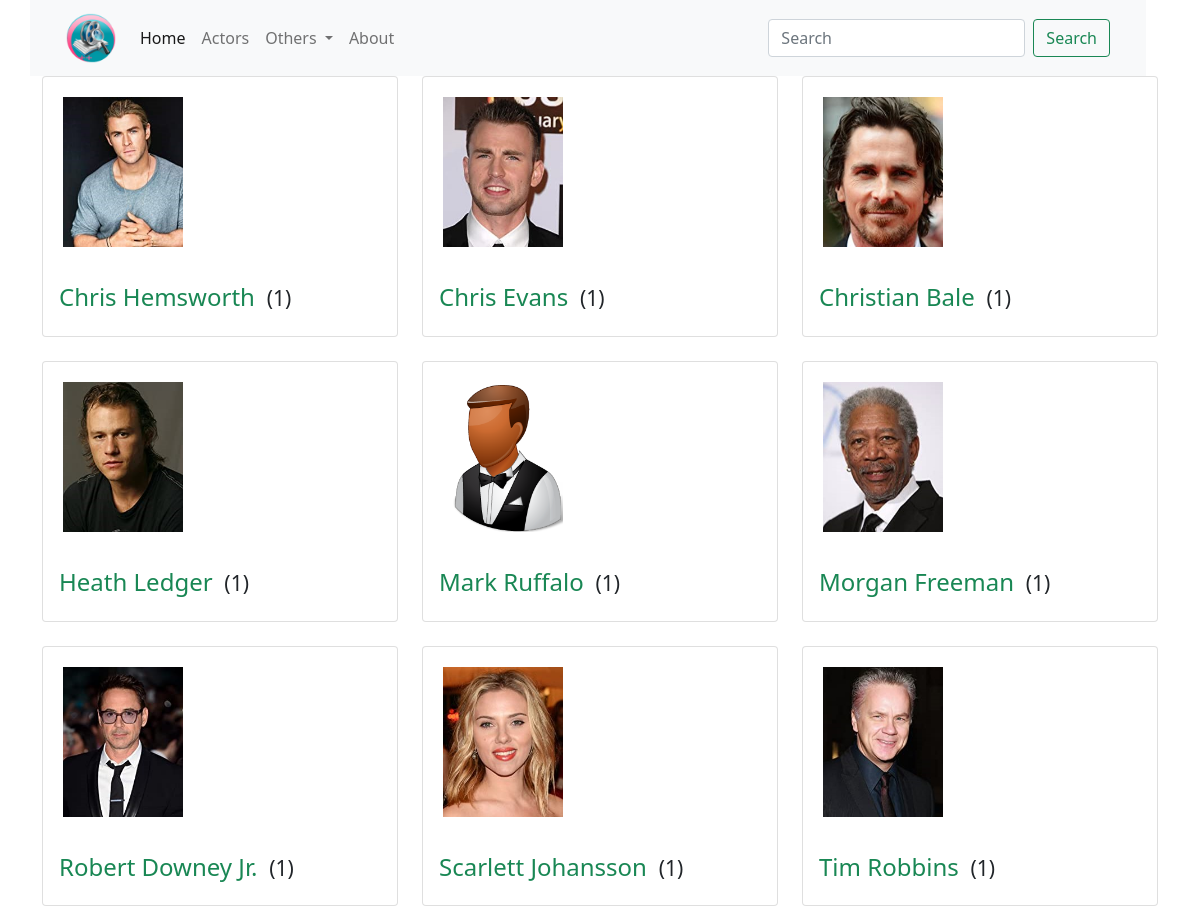
/actors.php, run on an earlier commit of the app's database.
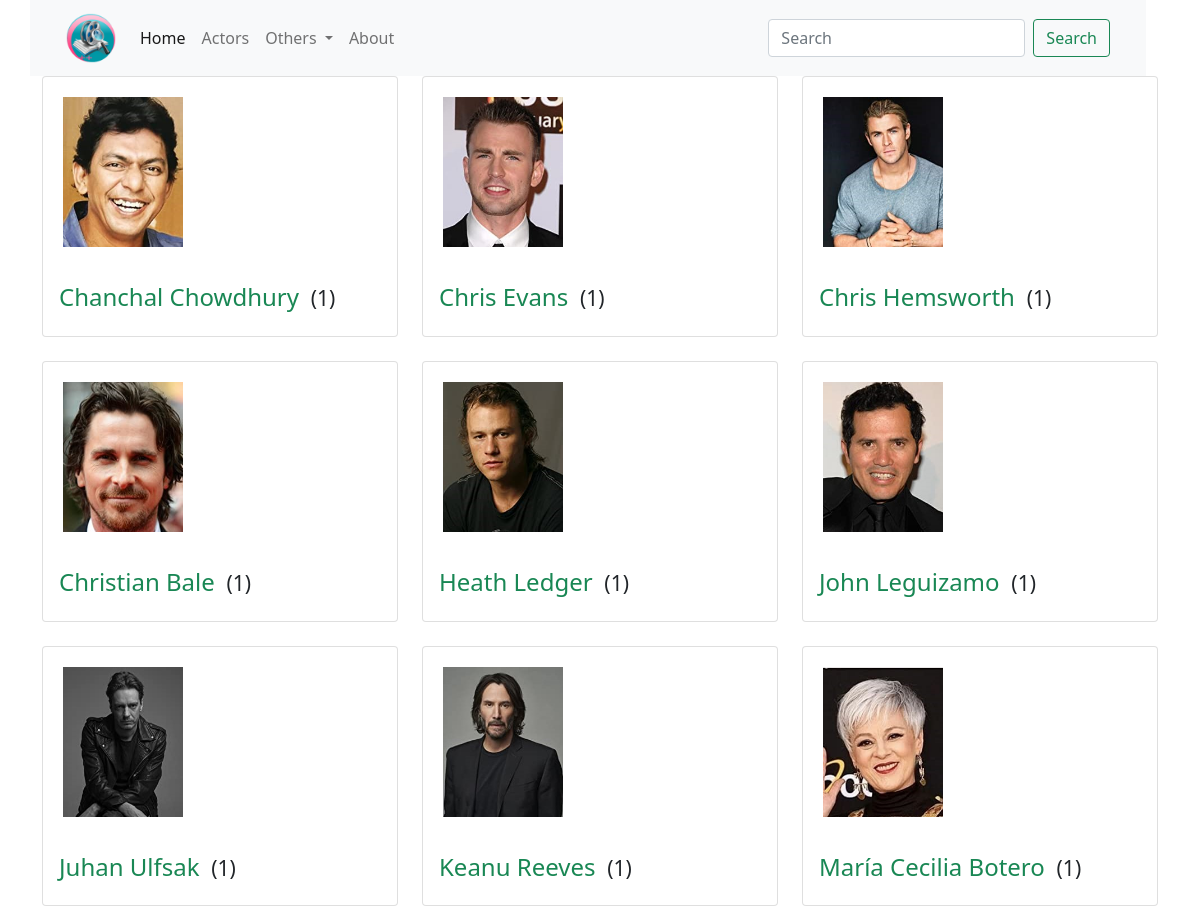
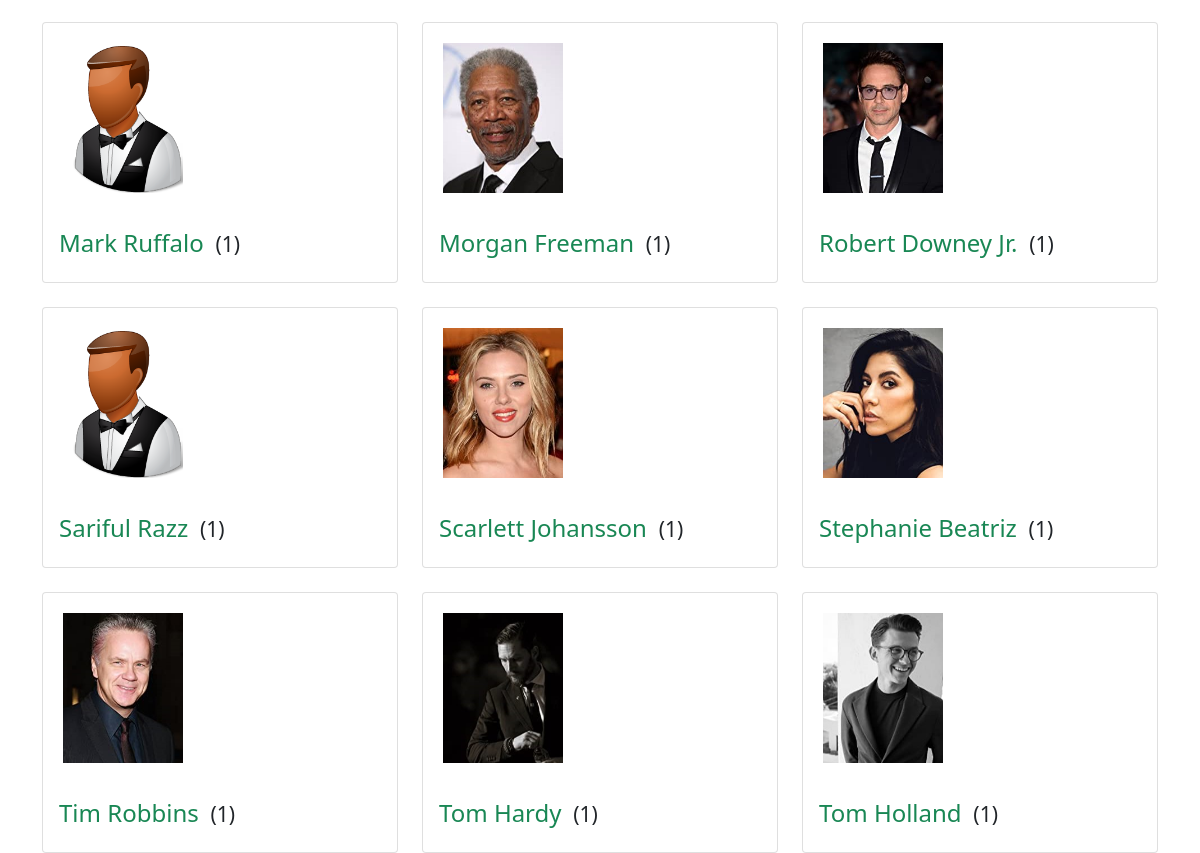
And on a later commit of the database (2 pictures, top to bottom).
### tables this page shows
CREATE TABLE `actor` (
  `actor_id` int(11) NOT NULL,
  `actor_first_name` char(20) NOT NULL,
  `actor_last_name` char(20) DEFAULT NULL,
  `actor_gender` char(1) NOT NULL
);

### actors.php (the view, shortened to what this page needs)
<?php
include 'head.php';
include 'dbcon.php';
?>
<?php
include 'header.php';
?>
<div class="row row-cols-1 row-cols-md-2 row-cols-lg-3 g-4">
    <?php
    $sql = "SELECT * FROM actor ORDER BY actor_first_name ASC";
    $result = mysqli_query($conn, $sql);
    if (mysqli_num_rows($result) > 0) {
        while ($row = mysqli_fetch_assoc($result)) {
            $act_id = $row['actor_id'];
    ?>
            <div class="col">
                <div class="card">
                    <?php
                    if (file_exists("images/actor/$act_id.jpg"))
                        $file_name = "$act_id.jpg";
                    else {
                        if ($row['actor_gender'] === 'm')
                            $file_name = "default_male.png";
                        else
                            $file_name = "default_female.png";
                    }
                    ?>
                    <img class="actor" src="images/actor/<?php echo $file_name; ?>" class="card-img-top" alt="...">
                    <div class="card-body">
                        <h4 class="card-title"><a class="link-success text-decoration-none" href="<?php echo 'actor.php?actor_id=' . $act_id; ?>"><?php echo $row['actor_first_name'] . " " . $row['actor_last_name']; ?>&nbsp;</a><small>
                                <?php
                                $sql2 = "SELECT movie_id FROM movie_cast WHERE actor_id = $act_id";
                                $res2 = mysqli_query($conn, $sql2);
                                echo "(";
                                echo mysqli_num_rows($res2);
                                echo ")";
                                ?>
                            </small></h4>
                    </div>
                </div>
            </div>
    <?php
        }
    }
    ?>
</div>
<?php
include 'foot.php';
?>

What changed in the data, as far as the page shows it:
added actor: shows a picture, actor_first_name "Chanchal", actor_last_name "Chowdhury", mysqli_num_rows($res2) "1"
shown differently, row unchanged: actor "Evans": moves up the list
added actor: shows a picture, actor_first_name "John", actor_last_name "Leguizamo", mysqli_num_rows($res2) "1"
added actor: shows a picture, actor_first_name "Juhan", actor_last_name "Ulfsak", mysqli_num_rows($res2) "1"
added actor: shows a picture, actor_first_name "Keanu", actor_last_name "Reeves", mysqli_num_rows($res2) "1"
added actor: shows a picture, actor_first_name "María", actor_last_name "Cecilia Botero", mysqli_num_rows($res2) "1"
added actor: actor_first_name "Sariful", actor_last_name "Razz", mysqli_num_rows($res2) "1"
added actor: shows a picture, actor_first_name "Stephanie", actor_last_name "Beatriz", mysqli_num_rows($res2) "1"
added actor: shows a picture, actor_first_name "Tom", actor_last_name "Hardy", mysqli_num_rows($res2) "1"
added actor: shows a picture, actor_first_name "Tom", actor_last_name "Holland", mysqli_num_rows($res2) "1"
